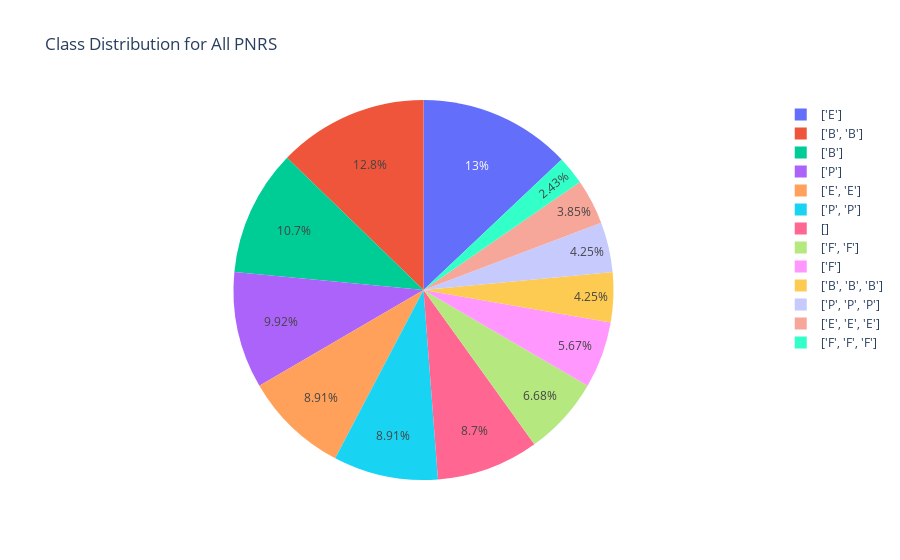
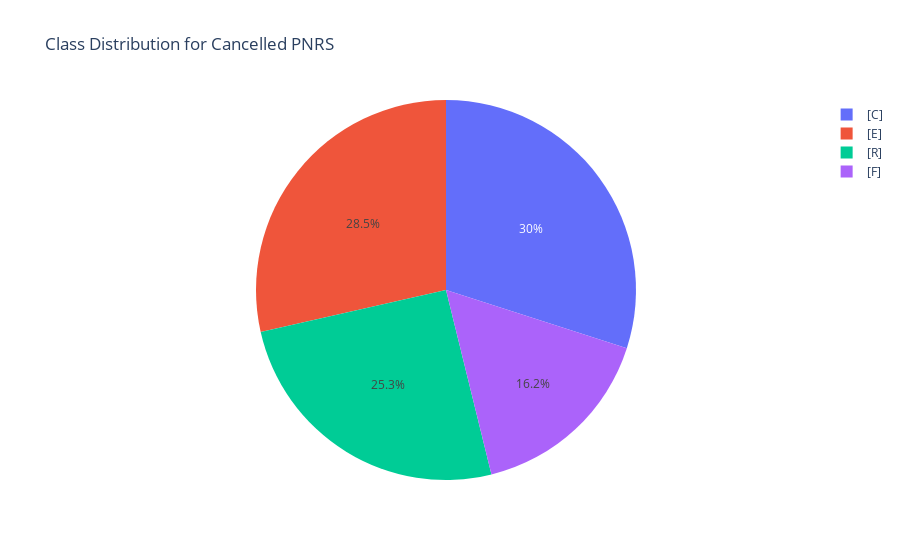

Source (notebook cell) for these figures, in order:
### Code cell
# plot for class distribution for cancelled flights
fig = px.pie(df, names='allocated_classes', title='Class Distribution for All PNRS')

# plot for class distribution for cancelled flights
fig2 = px.pie(df, names='canclled_class', title='Class Distribution for Cancelled PNRS')
fig.show()
fig2.show()

### Figure 1 — Plotly figure (JSON) as saved in the notebook; plotly's stock layout.template omitted (floating-point values rounded to 4 significant figures; data arrays with more than 128 entries replaced by an {"elided": "..."} marker saying what was removed)
{"data": [{"domain": {"x": [0, 1], "y": [0, 1]}, "hovertemplate": "allocated_classes=%{label}<extra></extra>", "labels": {"elided": "494 str values"}, "legendgroup": "", "name": "", "showlegend": true, "type": "pie"}], "layout": {"legend": {"tracegroupgap": 0}, "title": {"text": "Class Distribution for All PNRS"}}}

### Figure 2 — Plotly figure (JSON) as saved in the notebook; plotly's stock layout.template omitted (floating-point values rounded to 4 significant figures; data arrays with more than 128 entries replaced by an {"elided": "..."} marker saying what was removed)
{"data": [{"domain": {"x": [0, 1], "y": [0, 1]}, "hovertemplate": "canclled_class=%{label}<extra></extra>", "labels": {"elided": "494 str values"}, "legendgroup": "", "name": "", "showlegend": true, "type": "pie"}], "layout": {"legend": {"tracegroupgap": 0}, "title": {"text": "Class Distribution for Cancelled PNRS"}}}
